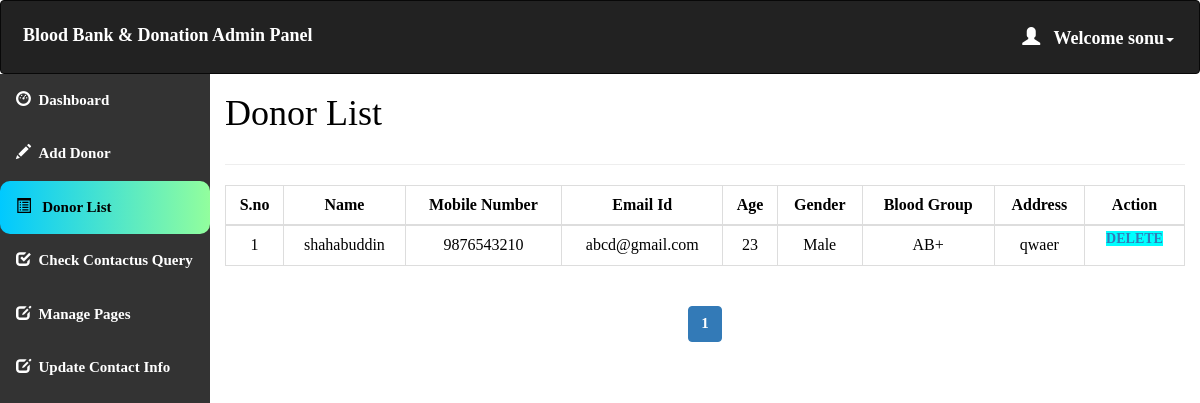
The page /admin/donor_list.php (signed in) on the database its author committed.
### tables this page shows
CREATE TABLE `donor_details` (
  `donor_id` int(11) NOT NULL,
  `donor_name` varchar(50) NOT NULL,
  `donor_number` varchar(10) NOT NULL,
  `donor_mail` varchar(50) DEFAULT NULL,
  `donor_age` int(60) NOT NULL,
  `donor_gender` varchar(10) NOT NULL,
  `donor_blood` varchar(10) NOT NULL,
  `donor_address` varchar(100) NOT NULL
);

CREATE TABLE `blood` (
  `blood_id` int(11) NOT NULL,
  `blood_group` varchar(10) NOT NULL
);

### admin/donor_list.php (the view, shortened to what this page needs)
<html>
<head>
  <link rel="stylesheet" href="https://maxcdn.bootstrapcdn.com/bootstrap/3.4.1/css/bootstrap.min.css">
</head>
<?php
include 'conn.php';
  if (isset($_SESSION['loggedin']) && $_SESSION['loggedin'] == true) {
  ?>
<body style="color:black">
<div id="header">
<?php include 'header.php';
?>
</div>
<div id="sidebar">
<?php $active="list"; include 'sidebar.php'; ?>
</div>
<div id="content" >
  <div class="content-wrapper">
    <div class="container-fluid">
      <div class="row">
        <div class="col-md-12 lg-12 sm-12">
          <h1 class="page-title">Donor List</h1>
        </div>
      </div>
      <hr>
      <?php
        include 'conn.php';
        $limit = 10;
        if(isset($_GET['page'])){
          $page = $_GET['page'];
        }else{
          $page = 1;
        }
        $offset = ($page - 1) * $limit;
        $count=$offset+1;
        $sql= "select * from donor_details join blood where donor_details.donor_blood=blood.blood_id LIMIT {$offset},{$limit}";
        $result=mysqli_query($conn,$sql);
        if(mysqli_num_rows($result)>0)   {
       ?>
       <div class="table-responsive">
      <table class="table table-bordered" style="text-align:center">
          <thead style="text-align:center">
          <th style="text-align:center">S.no</th>
          <th style="text-align:center">Name</th>
          <th style="text-align:center">Mobile Number</th>
          <th style="text-align:center">Email Id</th>
          <th style="text-align:center">Age</th>
          <th style="text-align:center">Gender</th>
          <th style="text-align:center">Blood Group</th>
          <th style="text-align:center">Address</th>
          <th style="text-align:center">Action</th>
          </thead>
          <tbody>
            <?php
            while($row = mysqli_fetch_assoc($result)) { ?>
          <tr>
                  <td><?php echo $count++; ?></td>
                  <td><?php echo $row['donor_name']; ?></td>
                  <td><?php echo $row['donor_number']; ?></td>
                  <td><?php echo $row['donor_mail']; ?></td>
                  <td><?php echo $row['donor_age']; ?></td>
                  <td><?php echo $row['donor_gender']; ?></td>
                    <td><?php echo $row['blood_group']; ?></td>
                    <td><?php echo $row['donor_address']; ?></td>
                    <td id="he" style="width:100px">
                    <a style="background-color:aqua" href='delete.php?id=<?php echo $row['donor_id']; ?>'> Delete </a>
                </td>
              </tr>
            <?php } ?>
          </tbody>
      </table>
    </div>
    <?php } ?>
<div class="table-responsive"style="text-align:center;align:center">
    <?php
    $sql1 = "SELECT * FROM donor_details";
    $result1 = mysqli_query($conn, $sql1) or die("Query Failed.");
    if(mysqli_num_rows($result1) > 0){
      $total_records = mysqli_num_rows($result1);
      $total_page = ceil($total_records / $limit);
      echo '<ul class="pagination admin-pagination">';
      for($i = 1; $i <= $total_page; $i++){
        if($i == $page){
          $active = "active";
        }else{
          $active = "";
        }
        echo '<li class="'.$active.'"><a href="donor_list.php?page='.$i.'">'.$i.'</a></li>';
      }
      echo '</ul>';
    }
    ?>
  </div>
  </div>
</div>
</div>
   <?php }
    ?>
</body>
</html>

### admin/header.php (shortened to what this page needs)
<!DOCTYPE html>
<html>
<head>
  <link rel="stylesheet" href="https://maxcdn.bootstrapcdn.com/bootstrap/3.4.1/css/bootstrap.min.css">
</head>
<body>
<nav class="navbar navbar-inverse">
  <div class="container-fluid">
    <div class="navbar-header">
      <a class="navbar-brand" id="qq" href="dashboard.php" style="color:white;">Blood Bank & Donation Admin Panel</a>
    </div>
    <ul class="nav navbar-nav navbar-right">
      <li class="dropdown"><a class="dropdown-toggle" id="qw" data-toggle="dropdown" href="#" style="font-weight:bold;color:white "> <span class="glyphicon glyphicon-user"></span>&nbsp&nbsp
        <?php
        include 'conn.php';
        $username=$_SESSION['username'];
        $sql="select * from admin_info where admin_username='$username'";
        $result=mysqli_query($conn,$sql) or die("query failed.");
        $row=mysqli_fetch_assoc($result);
        echo "Welcome ".$row['admin_name'];
       ?><span class="caret"></span></a>
    </li>
    </ul>
  </div>
</nav>
</body></html>

### admin/donor_list.php (style rules this page uses)
#sidebar { position:relative;margin-top:-20px }
#content { position:relative;margin-left:210px }
#he { font-size: 14px; font-weight: 600; text-transform: uppercase; padding: 3px 7px; color: #fff; text-decoration: none; border-radius: 3px; align:center }

### admin/header.php (style rules this page uses)
.navbar { background-color: #333333 ; padding: 10px 10px; color:#FF0404 ; }
.navbar a { float: left; color: white; text-align: center; padding: 12px; text-decoration: none; font-size: 18px; line-height: 25px; }
.navbar-brand { font-size: 25px; font-weight: bold; }
.navbar a { float: none; display: block; text-align: left; }
.navbar-right { float: none; }

### admin/sidebar.php (style rules this page uses)
body { margin: 0; font-family: 'Averia Gruesa Libre';font-size: 15px; color:#F8F9F9; }

### rows shown on the page
donor_details: donor_name "shahabuddin", donor_number "9876543210", donor_mail "abcd@gmail.com", donor_age "23", donor_gender "Male", blood.blood_group "AB+", donor_address "qwaer"

### other values the page prints
$row['admin_name'] "sonu"
